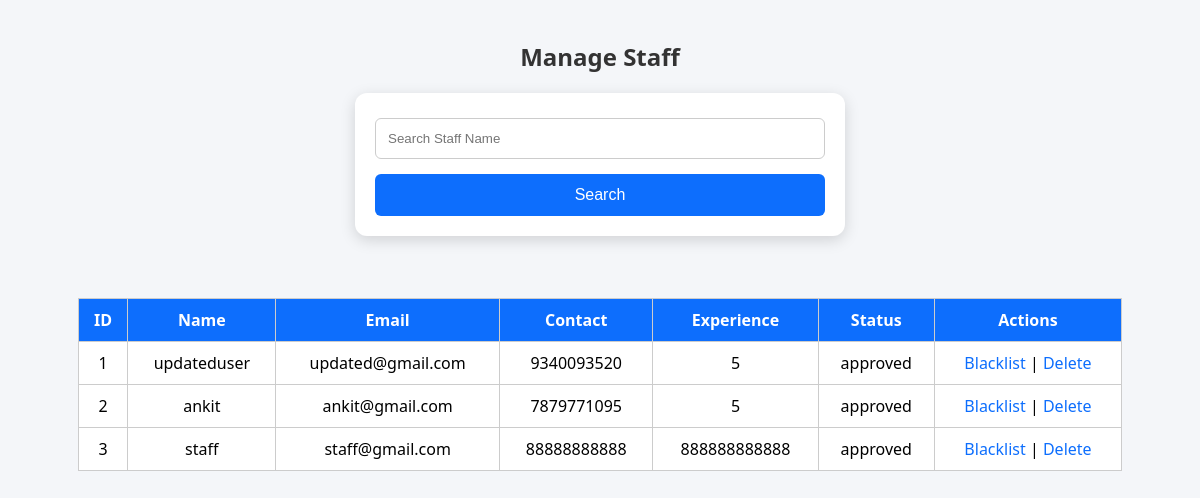
Before: /admin/staff (signed in) with the older database file.
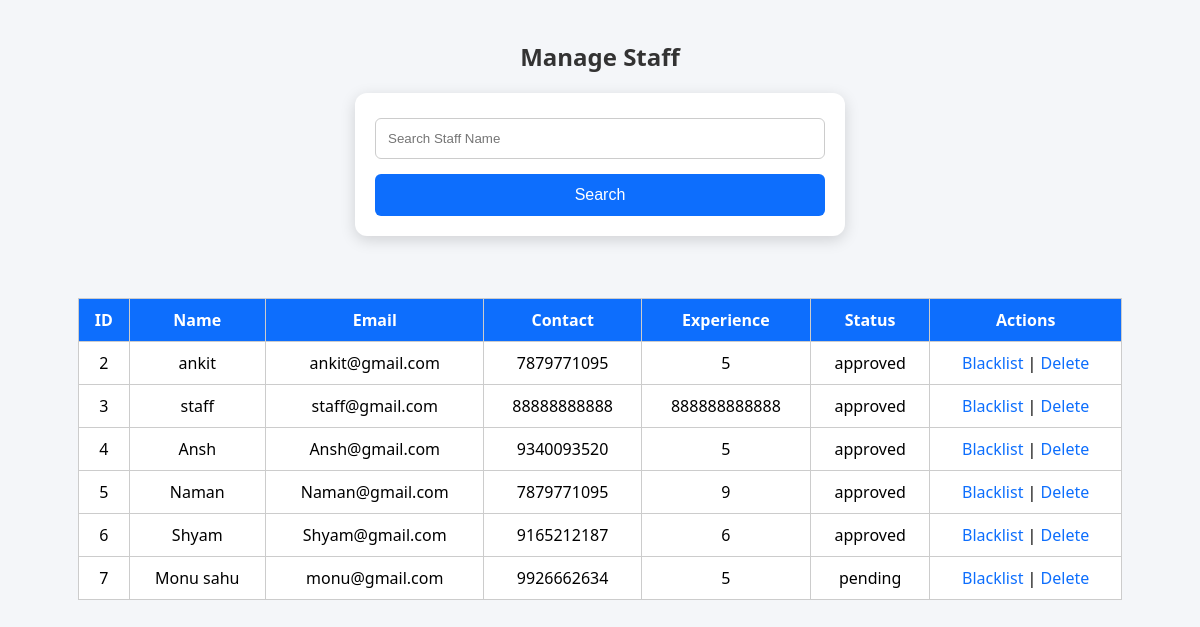
After: the same page with the newer database file.
### models.py (models this page shows)
class StaffProfile(db.Model):
    __tablename__ = "staff_profiles"
    id = db.Column(db.Integer, primary_key=True)
    user_id = db.Column(
        db.Integer,
        db.ForeignKey("users.id"),
        nullable=False,
        unique=True
    )
    contact_number = db.Column(db.String(20))
    experience_years = db.Column(db.Integer)
    approval_status = db.Column(
        db.String(20),
        default="pending"
    )
    assigned_treks = db.relationship(
        "Trek",
        backref="assigned_staff",
        lazy=True
    )

class User(UserMixin,db.Model):
    __tablename__ = "users"
    id = db.Column(db.Integer, primary_key=True)
    username = db.Column(db.String(100), unique=True, nullable=False)
    email = db.Column(db.String(150), unique=True, nullable=False)
    password = db.Column(db.String(255), nullable=False)
    role = db.Column(db.String(20), nullable=False)
    is_active = db.Column(db.Boolean, default=True)
    is_blacklisted = db.Column(db.Boolean, default=False)
    created_at = db.Column(
        db.DateTime,
        default=datetime.utcnow
    )
    bookings = db.relationship(
        "Booking",
        backref="user",
        lazy=True,
        cascade="all, delete-orphan"
    )
    staff_profile = db.relationship(
        "StaffProfile",
        backref="user",
        uselist=False
    )

### app.py (the view)
@app.route("/admin/staff")
def manage_staff():
    if "user_id" not in session:
        return redirect("/login")
    if session["role"] != "admin":
        return "Access Denied"
    search = request.args.get("search")
    staff_members = StaffProfile.query
    if search:
        staff_members = staff_members.join(User).filter(
            User.username.contains(search)
        )
    staff_members = staff_members.all()
    return render_template(
        "manage_staff.html",
        staff_members=staff_members
    )

### templates/manage_staff.html (shortened to what this page needs)
<!DOCTYPE html>
<html>
<head>
    <link rel="stylesheet"
    href="{{ url_for('static', filename='css/style.css') }}">
</head>
<body>
<h2>Manage Staff</h2>
<form method="GET">
    <input
        type="text"
        name="search"
        placeholder="Search Staff Name">
    <button type="submit">
        Search
    </button>
</form>
<br>
<table>
    <tr>
        <th>ID</th>
        <th>Name</th>
        <th>Email</th>
        <th>Contact</th>
        <th>Experience</th>
        <th>Status</th>
        <th>Actions</th>
    </tr>
    {% for staff in staff_members %}
    <tr>
        <td>{{ staff.id }}</td>
        <td>{{ staff.user.username }}</td>
        <td>{{ staff.user.email }}</td>
        <td>{{ staff.contact_number }}</td>
        <td>{{ staff.experience_years }}</td>
        <td>{{ staff.approval_status }}</td>
        <td>
            {% if staff.user.is_blacklisted %}
            <a href="/activate-staff/{{ staff.id }}">
                Activate
            </a>
            {% else %}
            <a href="/blacklist-staff/{{ staff.id }}">
                Blacklist
            </a>
            {% endif %}
            |
            <a href="/delete-staff/{{ staff.id }}">
                Delete
            </a>
        </td>
    </tr>
    {% endfor %}
</table>
</body>
</html>

Changed rows visible on the page:
removed StaffProfile: id "1", user.username "updateduser", user.email "updated@gmail.com", contact_number "9340093520", experience_years "5", approval_status "approved"
added StaffProfile: id "4", user.username "Ansh", user.email "Ansh@gmail.com", contact_number "9340093520", experience_years "5", approval_status "approved"
added StaffProfile: id "5", user.username "Naman", user.email "Naman@gmail.com", contact_number "7879771095", experience_years "9", approval_status "approved"
added StaffProfile: id "6", user.username "Shyam", user.email "Shyam@gmail.com", contact_number "9165212187", experience_years "6", approval_status "approved"
added StaffProfile: id "7", user.username "Monu sahu", user.email "monu@gmail.com", contact_number "9926662634", experience_years "5", approval_status "pending"
